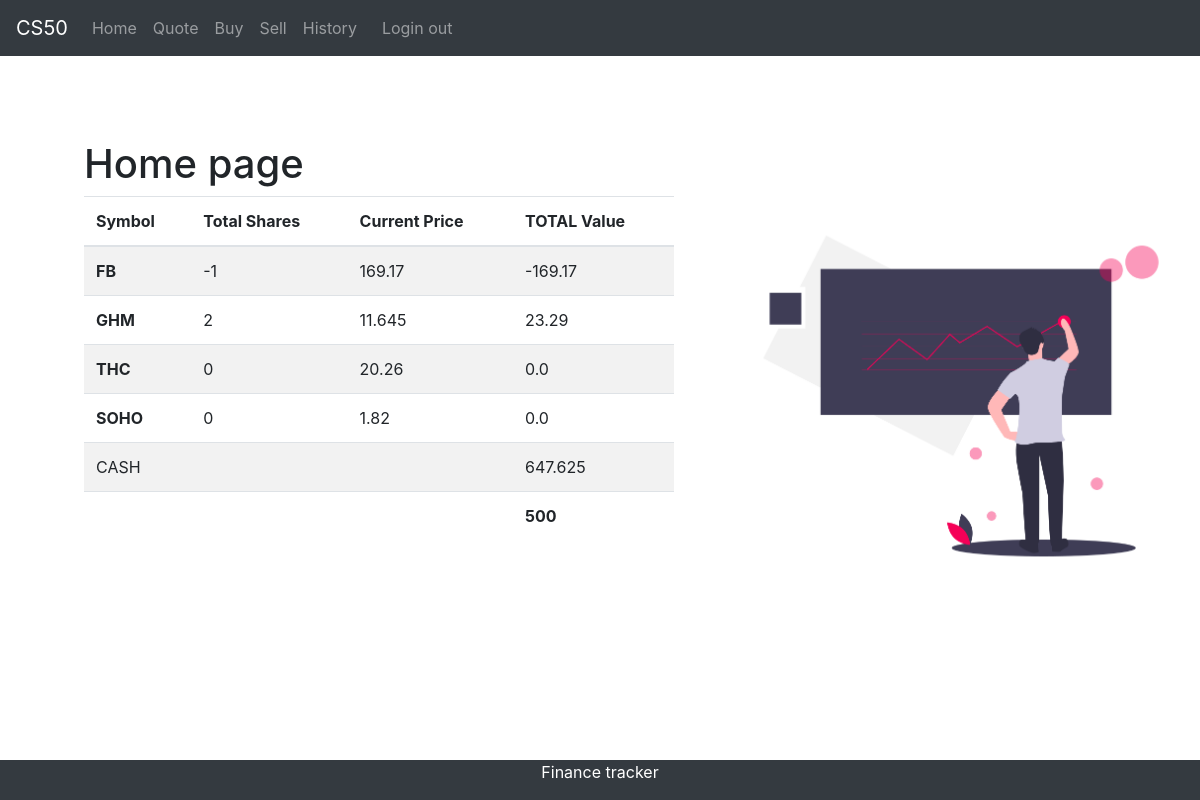
Screenshot of /home (signed in) with the database file from the repository.
### Main.py (models this page shows)
class Stock(db.Model):
    id = db.Column(db.Integer, primary_key=True)
    name = db.Column(db.String(50))
    qty = db.Column(db.Integer)
    owner_id = db.Column(db.Integer, db.ForeignKey('user.id'))
    price = db.Column(db.Integer)

class User(db.Model):
    id = db.Column(db.Integer, primary_key=True)
    email = db.Column(db.String(50))
    password = db.Column(db.String(100))
    cash_in_hand = db.Column(db.Integer, default=500)
    stock = db.relationship('Stock', backref='owner')

### Main.py (the view)
@app.route('/home')
def home():
    user_id = session['user']
    u = User.query.get(user_id)
    stock = Stock.query.all()
    return render_template('home.html', stock=stock, user=user_id, cash=u.cash_in_hand)

### templates/home.html
 {% extends "base.html"%} {% block content%}
<h1>Home page</h1>
<div class="row">
    <div class="col-7">
        <table class="table table-striped table-hover">
            <thead>
                <th scope="col">Symbol</th>
                <th scope="col">Total Shares</th>
                <th scope="col">Current Price</th>
                <th scope="col">TOTAL Value</th>
            </thead>
            <tbody>
                <tr>
                    {% for t in stock %} {% if t.owner_id == user%}
                    <th scope="row">{{ t.name }}</th>
                    <td>{{t.qty }}</td>
                    <td>{{t.price }}</td>
                    <td>{{t.qty * t.price }}</td>
                </tr>
                {% endif %} {% endfor %}
                <tr>
                    <td>CASH</td>
                    <td></td>
                    <td></td>
                    <td>{{cash}}</td>
                </tr>
                <tr>
                    <td></td>
                    <td></td>
                     <td></td>
                        <td><b>500</b></td>
                </tr>
            </tbody>
        </table>
    </div>
    <div class="col-5">
        <img src="/static/homePg.png" alt="" height="400">
    </div>
</div>
{% endblock%}

### static/base.css (style rules this page uses)
body { color:#1864ab; background-color:#f1f3f5; font-size:40px; }

### rows the page displays
Stock: name "FB", qty "-1", price "169.17", t.qty*t.price "-169.17"
Stock: name "GHM", qty "2", price "11.645", t.qty*t.price "23.29"
Stock: name "THC", qty "0", price "20.26", t.qty*t.price "0.0"
Stock: name "SOHO", qty "0", price "1.82", t.qty*t.price "0.0"
User: cash_in_hand "647.625"
